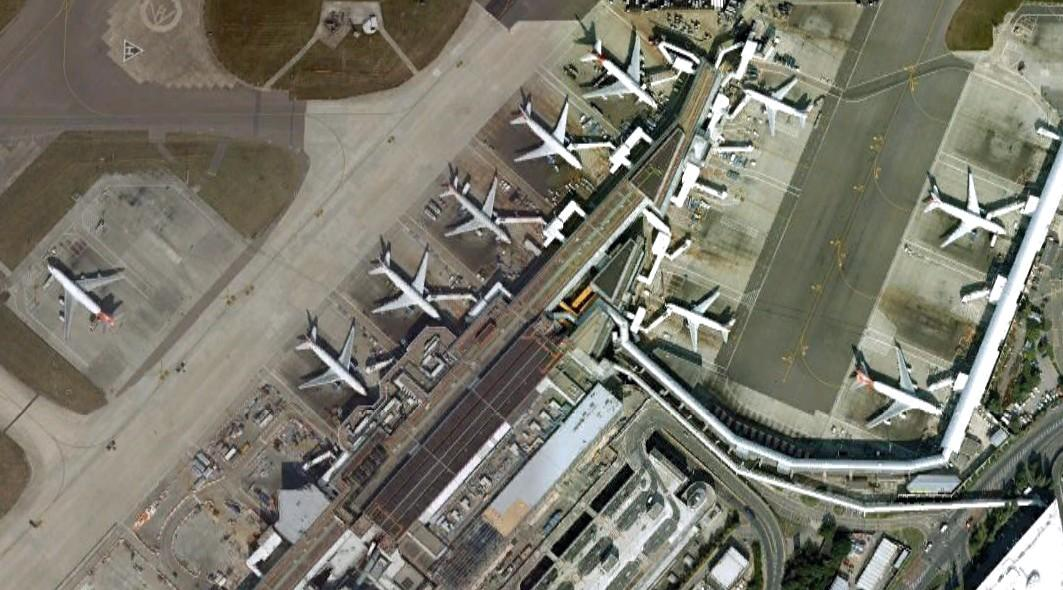
#> input picture data/NWPU_VHR/positive_image_set/014.jpg, 1063 x 590 px; its folder holds only this picture in this run
$ python -i feature_computev2.0.py   (imports and definitions only)   (older library calls are emulated)
#> lines starting #> are read from the running program, lines starting #| are printed output that depends on the picture
#> further down, picture is the input picture: shape (590, 1063, 3); mean B, G, R 107.5, 119.6, 121.3
#!/usr/bin/env python3
# -*- coding: utf-8 -*-
"""
Created on Sat Apr 20 11:09:54 2019

@author: anlimo1510
"""
#import os
import cv2
import numpy as np
import math
#import matplotlib.pyplot as plt


class Hog_descriptor():
    def __init__(self, img, cell_size=16, bin_size=6):
#> called with cell_size = 16, bin_size = 6
        self.img = img
        self.img = np.sqrt(img / np.max(img))
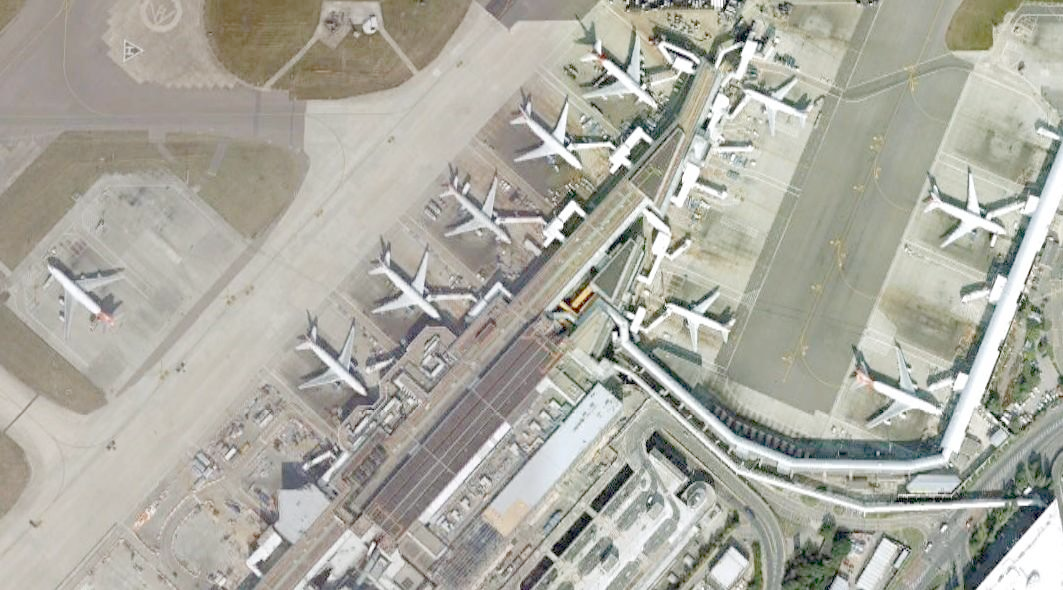
#> self.img: shape (590, 1063, 3) float64; mean B, G, R 0.63, 0.669, 0.673
        self.img = img * 255
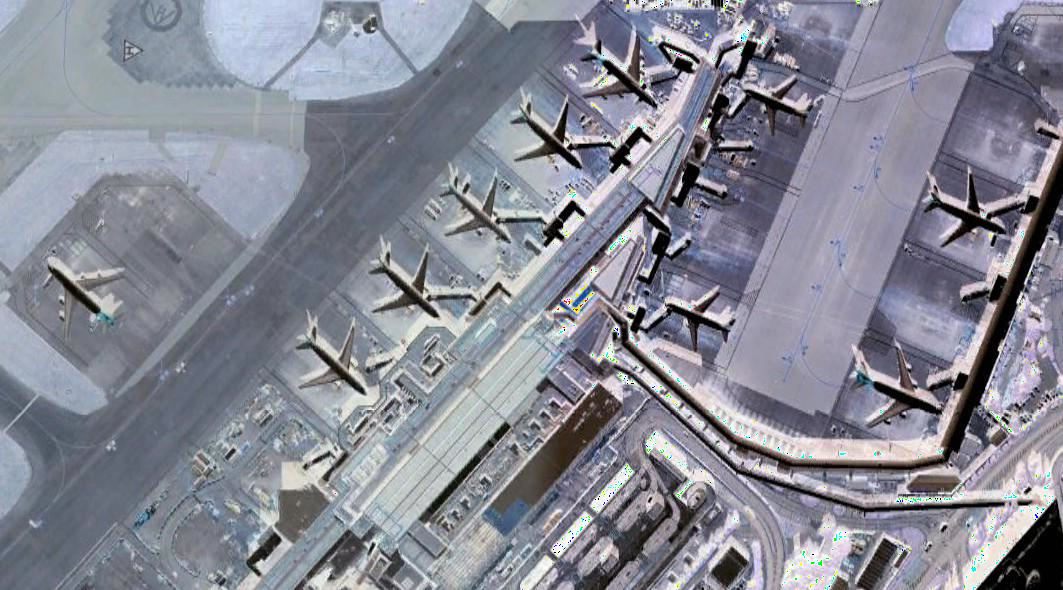
#> self.img: shape (590, 1063, 3); mean B, G, R 148.2, 136.3, 134.3
        self.cell_size = cell_size
        self.bin_size = bin_size
        self.angle_unit = int(360 / self.bin_size)
        assert type(self.bin_size) == int, "bin_size should be integer,"
        assert type(self.cell_size) == int, "cell_size should be integer,"
        assert type(self.angle_unit) == int, "bin_size should be divisible by 360"

    def extract(self):
#> (the run stopped early here; a loop or call above may not have finished)

$ run again, on data/NWPU_VHR/positive_image_set/018.jpg
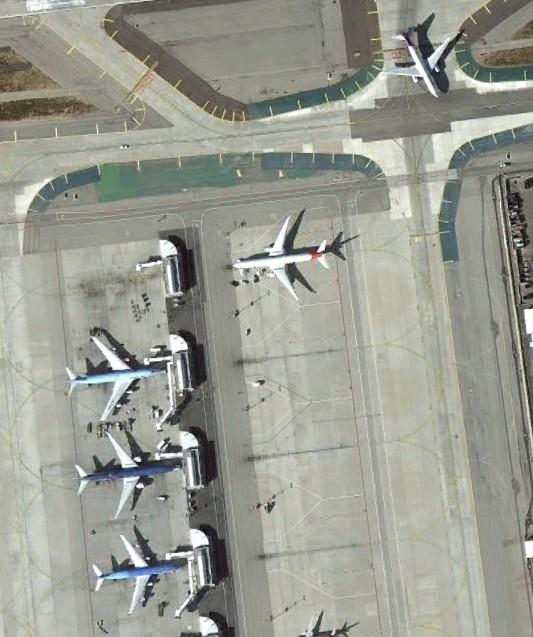
#> input picture data/NWPU_VHR/positive_image_set/018.jpg, 533 x 637 px
#> picture is the input picture: shape (637, 533, 3); mean B, G, R 145.5, 156, 153.9
#> in __init__, `self.img = np.sqrt(img / np.max(img))`:
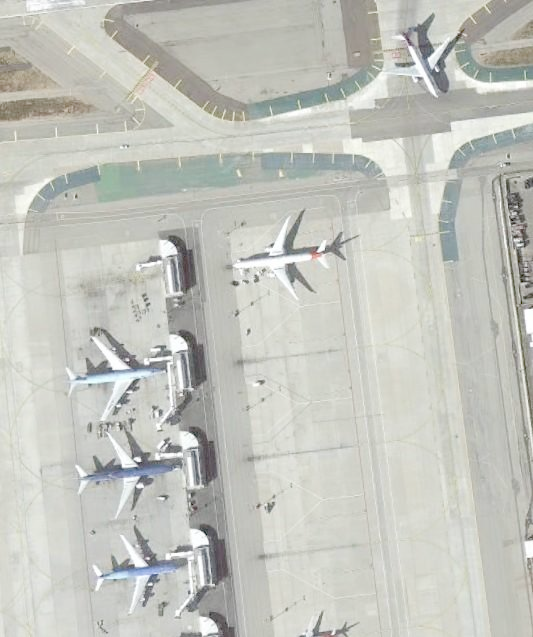
#> self.img: shape (637, 533, 3) float64; mean B, G, R 0.748, 0.775, 0.769
#> in __init__, `self.img = img * 255`:
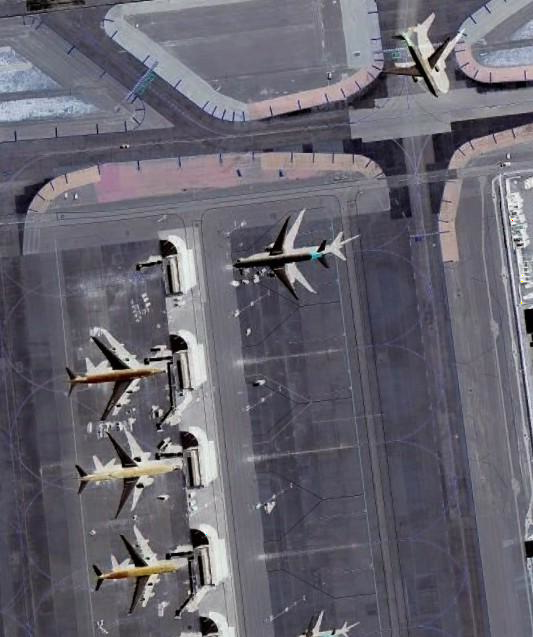
#> self.img: shape (637, 533, 3); mean B, G, R 110.5, 100, 102.1

$ run again, on data/NWPU_VHR/positive_image_set/019.jpg
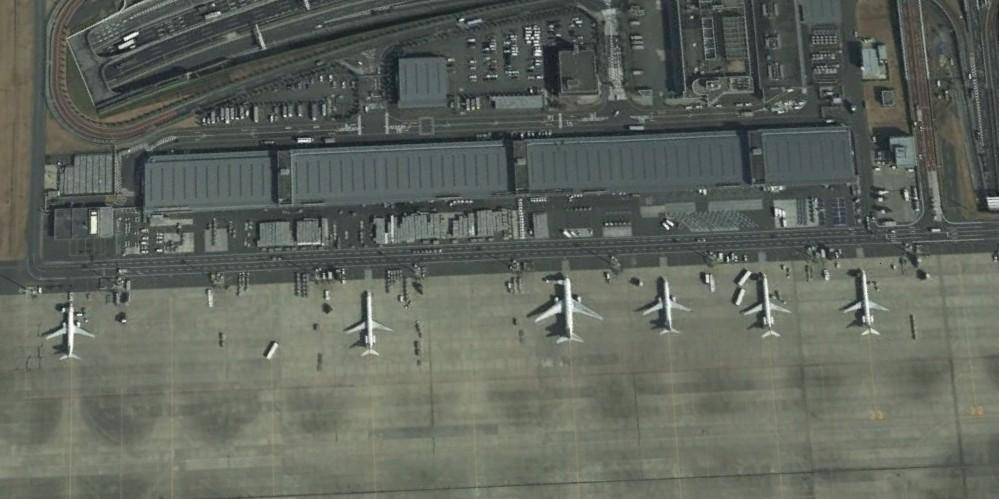
#> input picture data/NWPU_VHR/positive_image_set/019.jpg, 999 x 499 px
#> picture is the input picture: shape (499, 999, 3); mean B, G, R 92.1, 100.5, 95.4
#> in __init__, `self.img = np.sqrt(img / np.max(img))`:
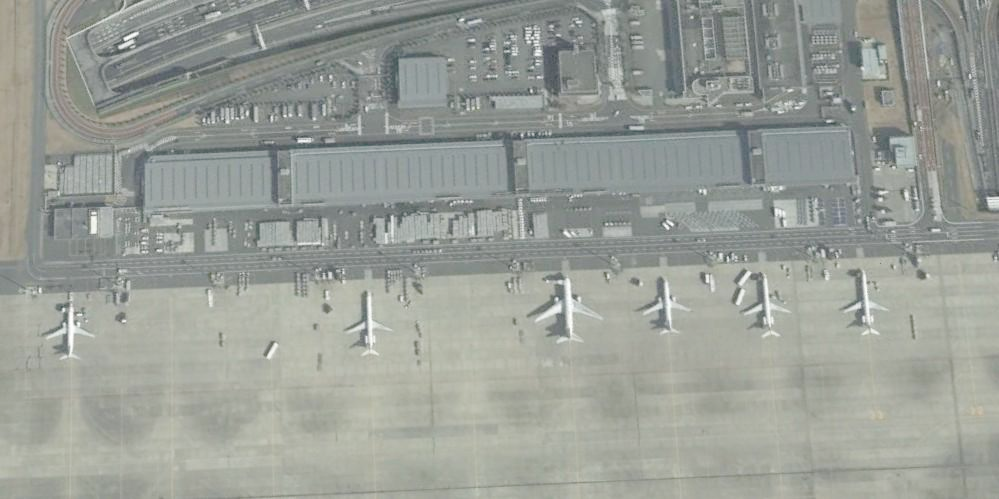
#> self.img: shape (499, 999, 3) float64; mean B, G, R 0.596, 0.622, 0.605
#> in __init__, `self.img = img * 255`:
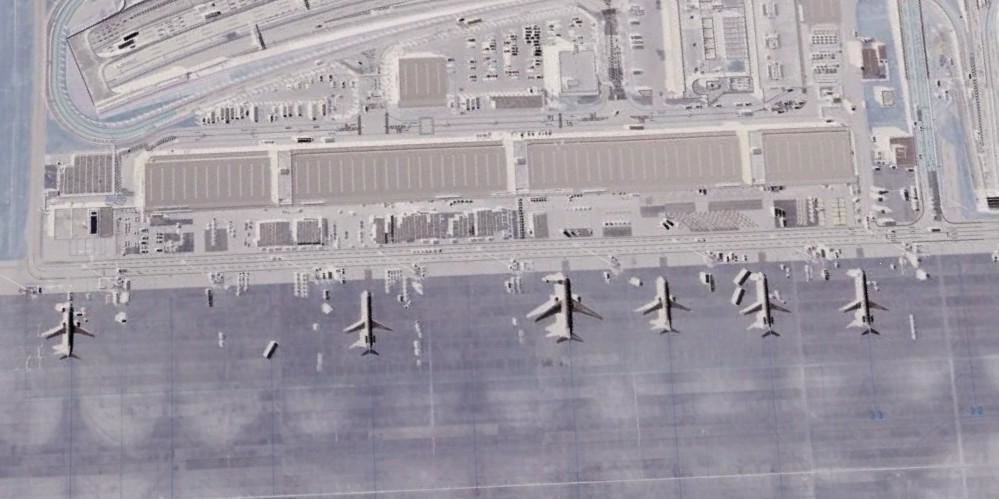
#> self.img: shape (499, 999, 3); mean B, G, R 163.9, 155.5, 160.6

$ run again, on data/NWPU_VHR/positive_image_set/021.jpg
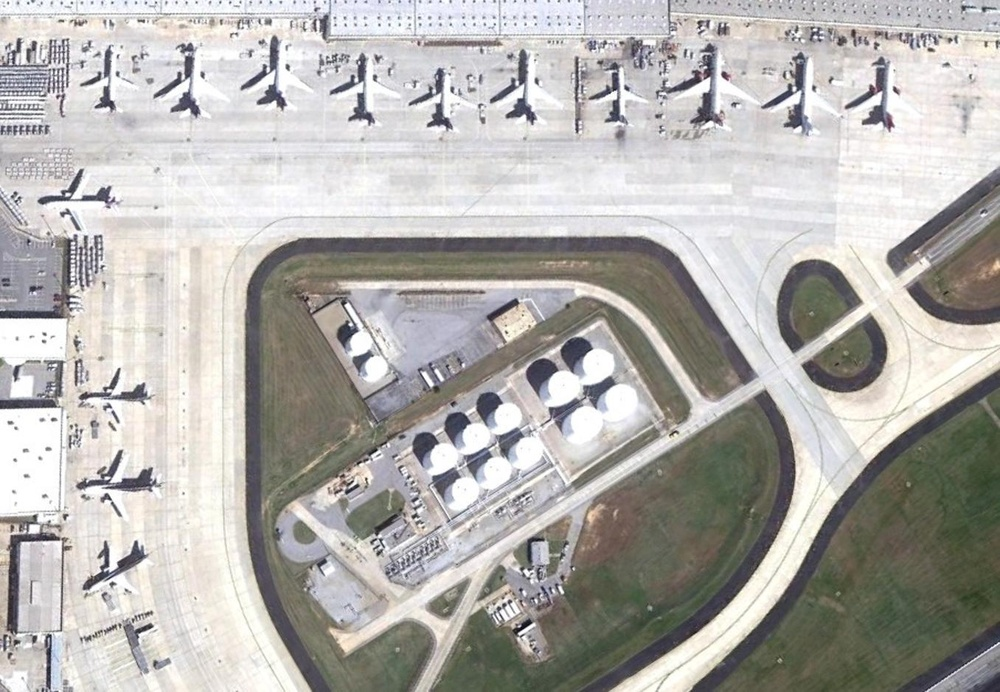
#> input picture data/NWPU_VHR/positive_image_set/021.jpg, 1000 x 692 px, shrunk from 1356 x 939 before the run
#> picture is the input picture: shape (692, 1000, 3); mean B, G, R 173.3, 176.7, 178.8
#> in __init__, `self.img = np.sqrt(img / np.max(img))`:
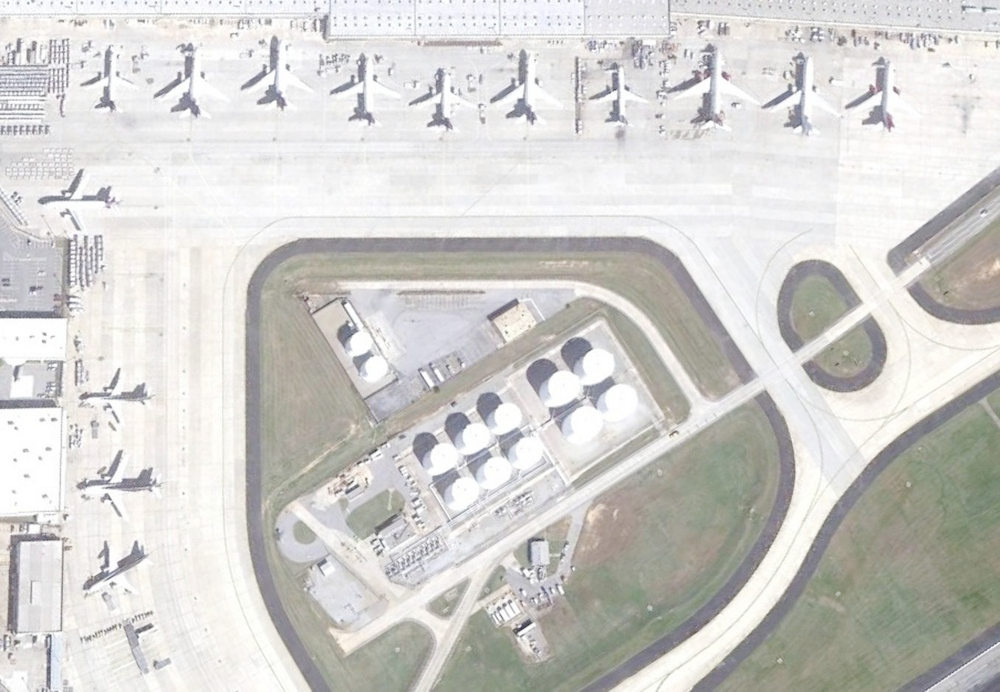
#> self.img: shape (692, 1000, 3) float64; mean B, G, R 0.806, 0.817, 0.821
#> in __init__, `self.img = img * 255`:
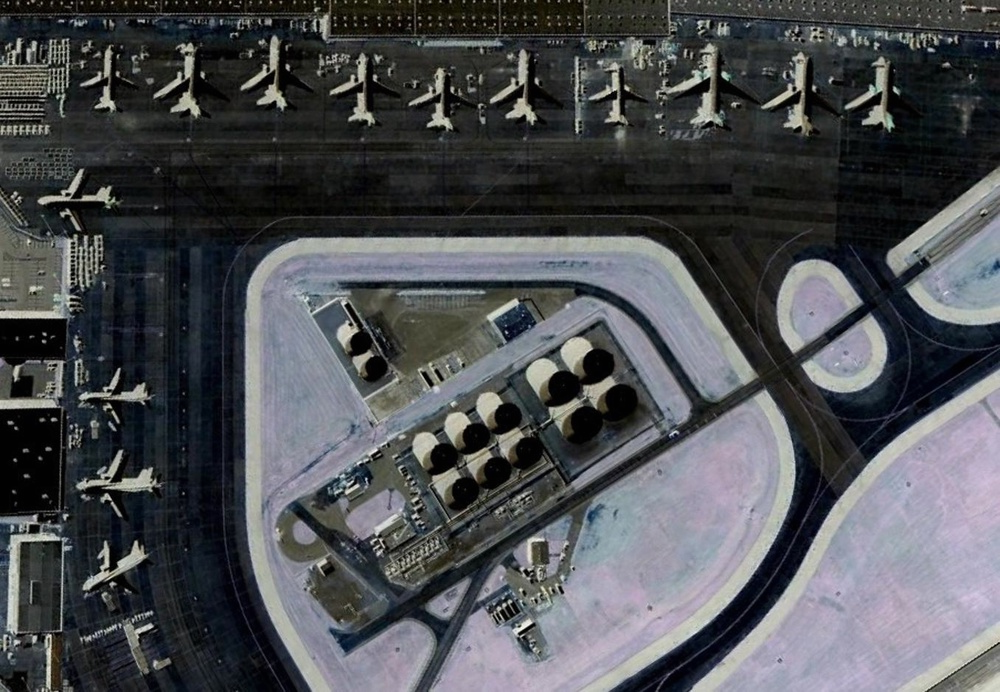
#> self.img: shape (692, 1000, 3); mean B, G, R 82.7, 79.3, 77.2
